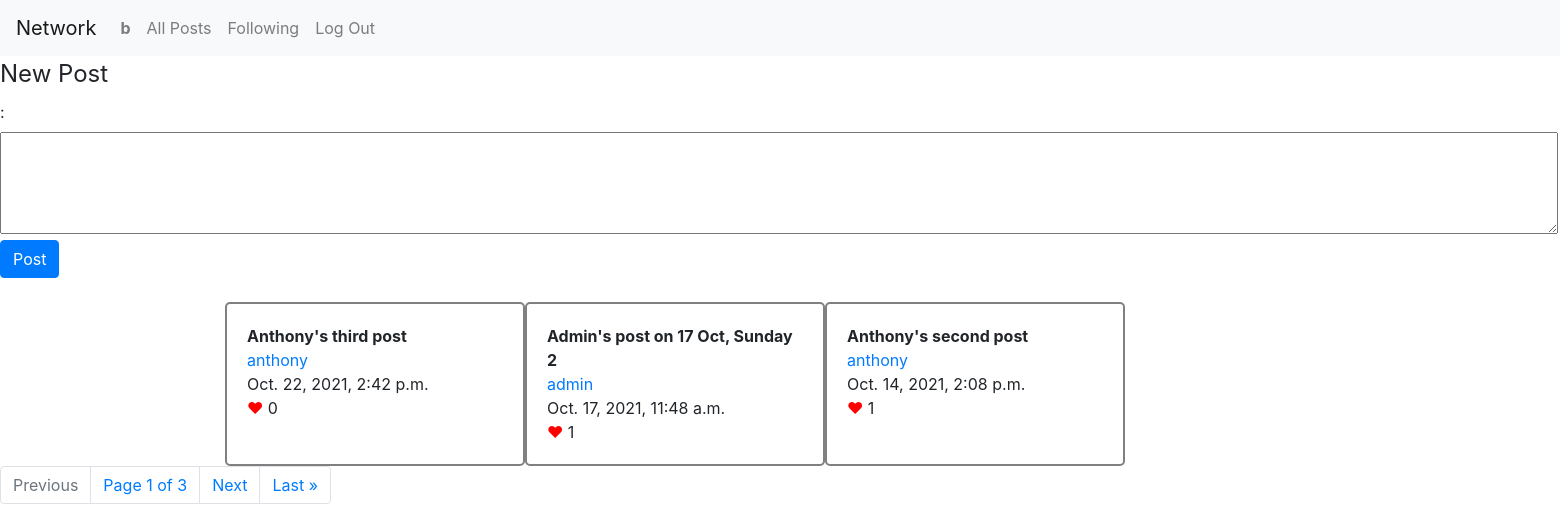
Screenshot of / (signed in) with the database file from the repository.
### network/models.py (models this page shows, shortened)
class User(AbstractUser):
    followers = models.ManyToManyField("User", blank=True, related_name="following")
    profile = models.TextField(max_length=256)

class Post(models.Model):
    user = models.ForeignKey("User", on_delete=models.CASCADE, related_name="posts")
    content = models.TextField(blank=False)
    timestamp = models.DateTimeField(auto_now_add=True)
    likers = models.ManyToManyField("User", related_name="like_posts")
    def likes(self):
        return len(self.likers.all())

### network/views.py (the view)
# urls.py: path("", views.index, name="index"),
def index(request, scope=''):
    if scope == 0:
        return index(request, request.user.id)
    temp = {}
    if scope == 'following':
        post_list = Post.objects.filter(user__in=request.user.following.all())
    elif scope == '':
        post_list = Post.objects.all()
    else:
        post_list = Post.objects.filter(user=User.objects.get(id=scope))
        temp['looking_user'] = User.objects.get(id=scope)
        temp['follow_btn'] = "Unfollow" if temp['looking_user'].followed_by(request.user) else "Follow"
    post_list = post_list.order_by("-timestamp").all()
    paginator = Paginator(post_list, 3)
    page_obj = paginator.get_page(request.GET.get('page'))
    temp['post_form'] = PostForm().as_table()
    temp['page_obj'] = page_obj
    return render(request, "network/index.html", temp)

### network/templates/network/index.html (shortened to what this page needs)
{% extends "network/layout.html" %}
{% load static %}
{% block body %}
    {% if looking_user != None %}
        <div id="looking-user">
            <strong>{{ looking_user.username }}</strong><br>
            User Profile:
            {% if looking_user.username == user.username %}
                <a id='user-profile-edit-link' href='javascript:;'><i class="bi-pencil-square"></i></a>
                <a id='user-profile-save' href='javascript:;', style="display: none;"><i class="bi-save"></i></a>
            {% endif %}
            <br>
            <span id="user-profile">{{ looking_user.profile }}</span>
            <textarea id='user-profile-edit' rows="3", style="display: none;">{{ looking_user.profile }}</textarea><br>
            {% if user.is_authenticated %}
                {% if looking_user.username != user.username %}
                    <button class="follow-{{ looking_user.username }}" data-user='{{ looking_user.username }}'>{{ follow_btn }}</button><br>
                {% endif %}
            {% endif %}
        </div>
    {% else %}
        {% if user.is_authenticated %}
        <div id="new-post-area">
            <form>
                <fieldset>
                    <legend>New Post</legend>
                    {{ post_form }}<br>
                    <input type="submit" class="btn btn-primary" value="Post" id="btn-post">
                </fieldset>
            </form><br>
        </div>
        {% endif %}
    {% endif %}
    <div id="all-posts" class="container">
        {% for post in page_obj %}
        <div class='div-post'>
            <b id='content-{{ post.id }}' data-id='{{ post.id }}'>{{ post.content }}</b>
            <br>
            <a class='user-{{ post.user }}' data-user='{{ post.user }}' href="{% url 'user' scope=post.user.id %}">{{ post.user }}</a><br>
            {{ post.timestamp }}<br>
            <a id='like-{{ post.id }}' data-id='{{ post.id }}' href='javascript:;' style="color: red;">&hearts;</a> <span id='like-num-{{ post.id }}'>{{ post.likes }}</span>
        </div>
        <br>
        {% endfor %}
    </div>
    <div class="pagination">
        <nav aria-label="step-links">
            <ul class="pagination">
                {% if page_obj.has_previous %}
                    <li class="page-item">
                        <a class="page-link" href="?page=1">&laquo; First</a>
                    </li>
                    <li class="page-item">
                        <a class="page-link" href="?page={{ page_obj.previous_page_number }}">Previous</a>
                    </li>
                {% else %}
                    <li class="page-item disabled">
                        <a class="page-link" href="#" tabindex="-1" aria-disabled="true">Previous</a>
                    </li>
                {% endif %}
                <span class="page-link">
                    Page {{ page_obj.number }} of {{ page_obj.paginator.num_pages }}
                </span>
                {% if page_obj.has_next %}
                    <li class="page-item"><a class="page-link" href="?page={{ page_obj.next_page_number }}">Next</a></li>
                    <li class="page-item"><a class="page-link" href="?page={{ page_obj.paginator.num_pages }}">Last &raquo;</a></li>
                {% else %}
                    <li class="page-item disabled">
                        <a class="page-link" href="#" tabindex="1" aria-disabled="true">Next</a>
                    </li>
                {% endif %}
            </ul>
        </nav>
    </div>
{% endblock %}

### network/templates/network/layout.html (shortened to what this page needs)
{% load static %}
<!DOCTYPE html>
<html lang="en">
    <head>
        <link rel="stylesheet" href="https://stackpath.bootstrapcdn.com/bootstrap/4.4.1/css/bootstrap.min.css">
        <link href="{% static 'network/styles.css' %}" rel="stylesheet">
    </head>
    <body>
        <nav class="navbar navbar-expand-lg navbar-light bg-light">
            <a class="navbar-brand" href="{% url 'index' %}">Network</a>
            <div>
              <ul class="navbar-nav mr-auto">
                {% if user.is_authenticated %}
                    <li class="nav-item">
                        <a class="nav-link" href="{% url 'user' scope=0 %}"><strong>{{ user.username }}</strong></a>
                    </li>
                {% endif %}
                <li class="nav-item">
                  <a class="nav-link" href="{% url 'index' %}">All Posts</a>
                </li>
                {% if user.is_authenticated %}
                    <li class="nav-item">
                        <a class="nav-link" href="{% url 'following' %}" id="following_posts">Following</a>
                    </li>
                    <li class="nav-item">
                        <a class="nav-link" href="{% url 'logout' %}">Log Out</a>
                    </li>
                {% endif %}
              </ul>
            </div>
          </nav>
        <div class="body">
            {% block body %}
            {% endblock %}
        </div>
    </body>
</html>

### network/static/network/styles.css (style rules this page uses)
.container { display: flex; flex-wrap: wrap }
.container > div { width: 300px; border: 2px solid gray; border-radius: 5px; padding: 20px; }
.pagination { text-align: center; }

### rows the page displays
User: username "b"
Post: content "Anthony's third post", user "anthony", timestamp "Oct. 22, 2021, 2:42 p.m.", likes "0"
Post: content "Admin's post on 17 Oct, Sunday 2", user "admin", timestamp "Oct. 17, 2021, 11:48 a.m.", likes "1"
Post: content "Anthony's second post", user "anthony", timestamp "Oct. 14, 2021, 2:08 p.m.", likes "1"

### other values shown
{{ page_obj.number }} "1"
{{ page_obj.paginator.num_pages }} "3"
